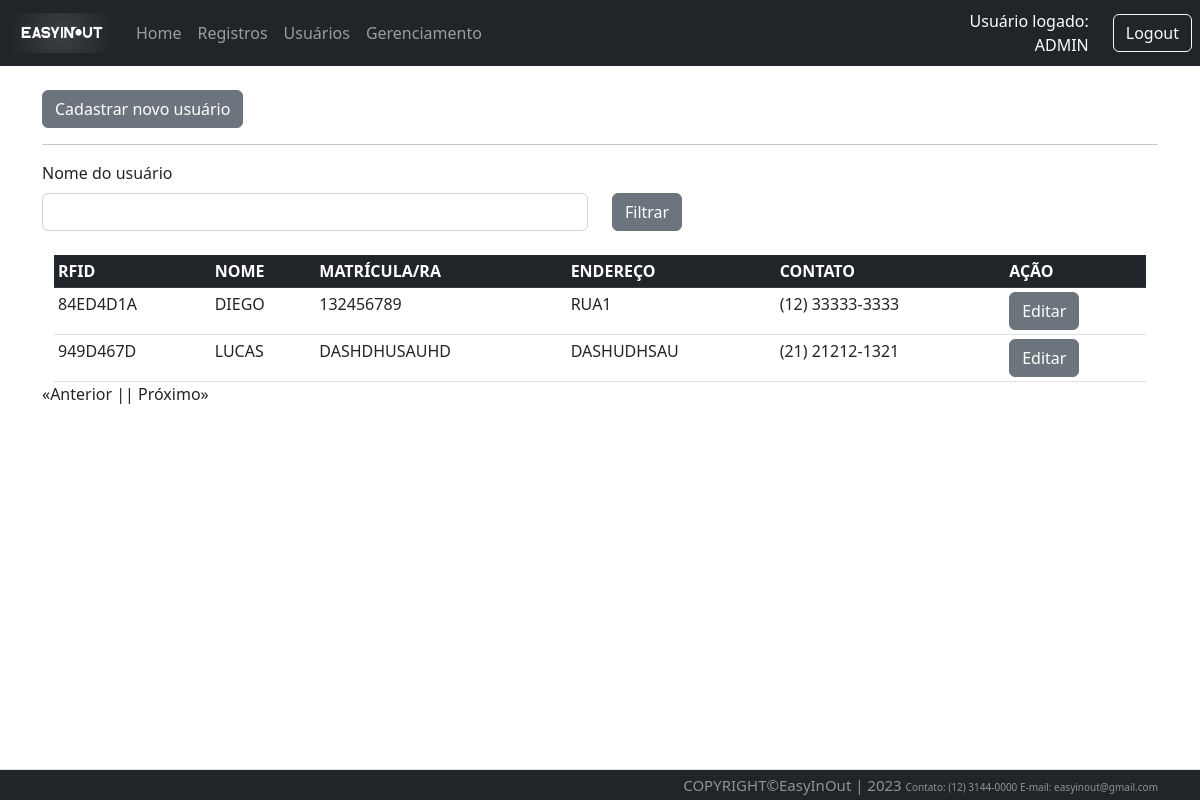
Before: /user/list (signed in) with the older database file.
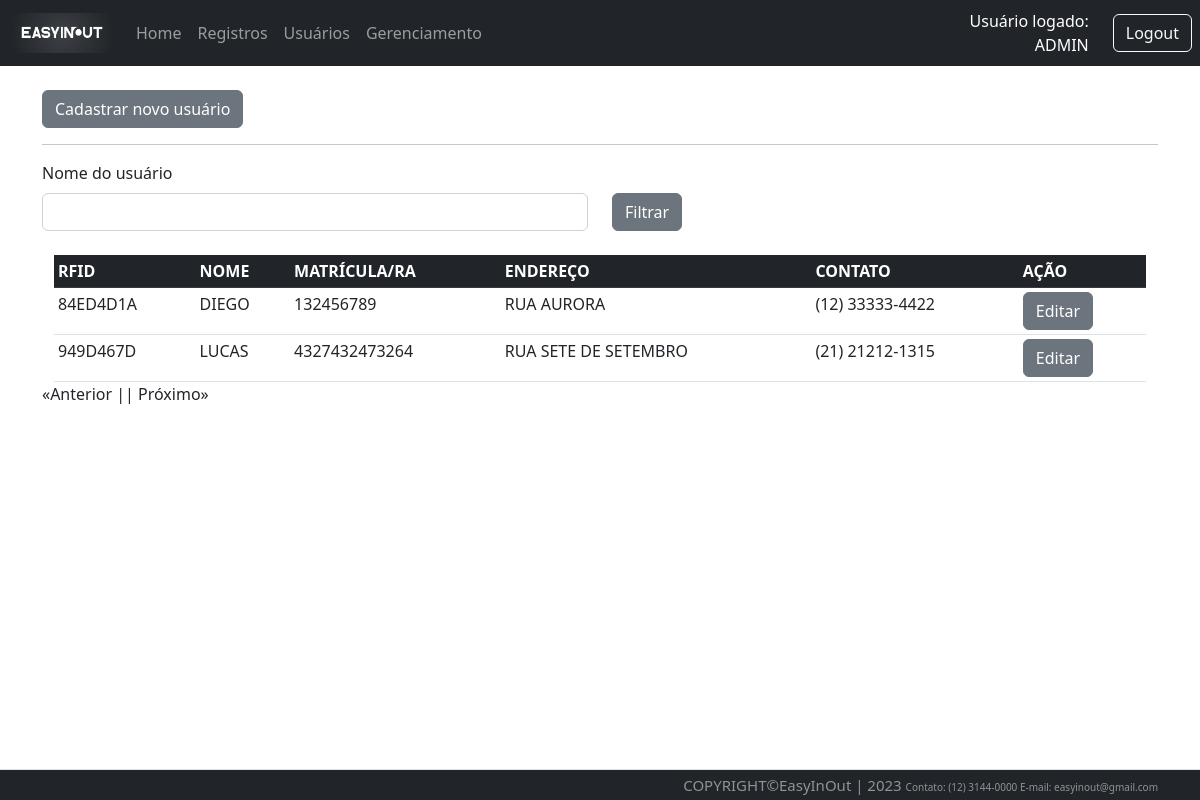
After: the same page with the newer database file.
### Src/Model/BancoDados.py (models this page shows, shortened)
class UserBd(db.Model):
  id = db.Column(db.Integer, primary_key=True, autoincrement=True)
  mat = db.Column(db.Integer, unique=True)
  rfid = db.Column(db.String(8), unique=True)
  nome = db.Column(db.String(150))
  endereco = db.Column(db.String(150))
  contato = db.Column(db.String(150))

### Src/View/User.py (the view)
@User.route('/list', defaults={'page':1}, methods=['GET'])
@User.route('/list/<int:page>', methods=['GET'])
@login_required
def listUser(page):
  _userFilter=request.values.get('nomeUsuario')
  if _userFilter == 'None' or _userFilter is None:
    _userFilter=""
  return render_template('listaUsuario.html', listData=UsersController.List(page, _userFilter),_nomeUser=_userFilter)

### Src/Controller/Users.py (called while the page is built)
  def List(page, _userFilter, per_page=15):
    if len(_userFilter)<1:
      query = UserBd.query.paginate(page=page, per_page=per_page)
      queryCount = UserBd.query.count()
    else:
      print(_userFilter)
      query = UserBd.query.filter(UserBd.nome.like('%'+_userFilter+'%')).paginate(page=page, per_page=per_page)
      queryCount = UserBd.query.count()
    return {
      "regUser": query,
      "count": queryCount,
      "page": page,
      "per_page": per_page
    }

### Src/View/Login.py (called while the page is built)
@login_manager.user_loader
def load_user(employee_id):
  funcionario = FuncBd.query.filter_by(id=employee_id).first()
  return funcionario

### Templates/listaUsuario.html (shortened to what this page needs)
{% extends 'base.html' %}
{% block conteudo %}
<br>
<a href="{{url_for('router.user.createUser')}}" class="btn btn-secondary btn-xs">Cadastrar novo usuário</a>
<hr>
<div class="row">
    <label class="form-label" for="form3Example4">Nome do usuário</label>
    <fieldset class="form-group col-md-6">
        <form action="{{url_for('router.user.listUser')}}" method="GET">
            <input type="text" class="form-control" name="nomeUsuario" value="{{_nomeUser}}">
    </fieldset>
    <fieldset class="form-group col-md-4">
        <button type="submit" class="btn btn-secondary">Filtrar</button>
    </fieldset>
</div>
<br>
<section class="intro">
    <div class="mask d-flex align-items-center h-100">
        <div class="container ">
            <div class="row justify-content-center">
                <div class="col-xl">
                    <div class="bg-white ">
                        <table class="table table-sm mb-0 text-xsmall">
                            <thead class="table-dark">
                                <tr>
                                    <th scope="col">RFID</th>
                                    <th scope="col">NOME</th>
                                    <th scope="col">MATRÍCULA/RA</th>
                                    <th scope="col">ENDEREÇO</th>
                                    <th scope="col">CONTATO</th>
                                    <th scope="col">AÇÃO</th>
                                </tr>
                            </thead>
                            <tbody>
                                {% for registro in listData['regUser'].items %}
                                <tr>
                                    <td>{{registro.rfid}}</td>
                                    <td>{{registro.nome}}</td>
                                    <td>{{registro.mat}}</td>
                                    <td>{{registro.endereco}}</td>
                                    <td>{{registro.contato}}</td>
                                    <td>
                                        <a href="{{registro.id}}/updateUser" class="btn btn-secondary btn-xs">Editar</a>
                                    </td>
                                </tr>
                                {% endfor %}
                            </tbody>
                        </table>
                    </div>
                </div>
            </div>
        </div>
    </div>
</section>
<div style="display: flex;">
    {% if listData['regUser'].has_prev %}
    <a href="{{listData['regUser'].prev_num }}?nomeUsuario={{_nomeUser}}"> «Anterior |</a>
    {% else %}
    <p> «Anterior |</p>
    {% endif %}
    {% if listData['regUser'].has_next %}
      {% if listData['page'] == 1 %}
        <a href="{{list/listData['regUser'].next_num}}?nomeUsuario={{_nomeUser}}">| Próximo»</a>
      {% else %}
        <a href="{{listData['regUser'].next_num}}?nomeUsuario={{_nomeUser}}">| Próximo»</a>
       {% endif %}
    {% else %}
      <p>| Próximo»</p>
    {% endif %}
</div>
{% endblock conteudo %}

Changed rows visible on the page:
changed UserBd "84ED4D1A": endereco "RUA1" → "RUA AURORA"; contato "(12) 33333-3333" → "(12) 33333-4422"
changed UserBd "LUCAS": mat "DASHDHUSAUHD" → "4327432473264"; endereco "DASHUDHSAU" → "RUA SETE DE SETEMBRO"; contato "(21) 21212-1321" → "(21) 21212-1315"
